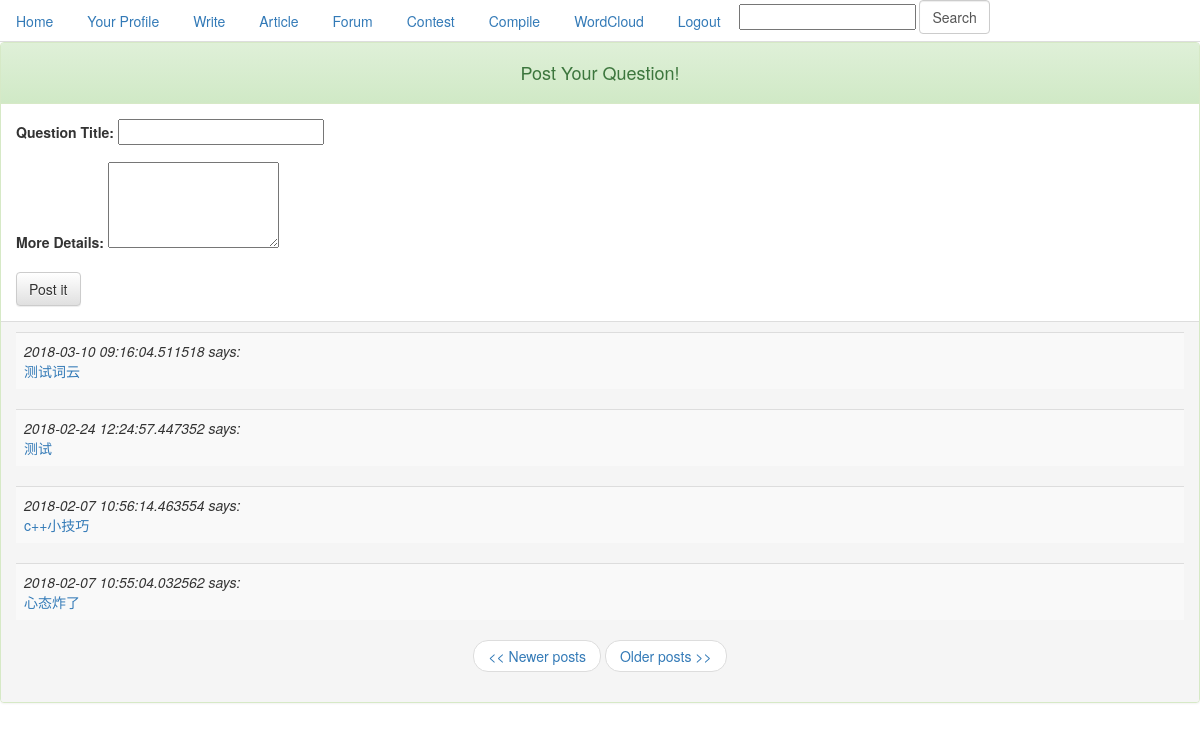
The app's page /forum (signed in), older data.
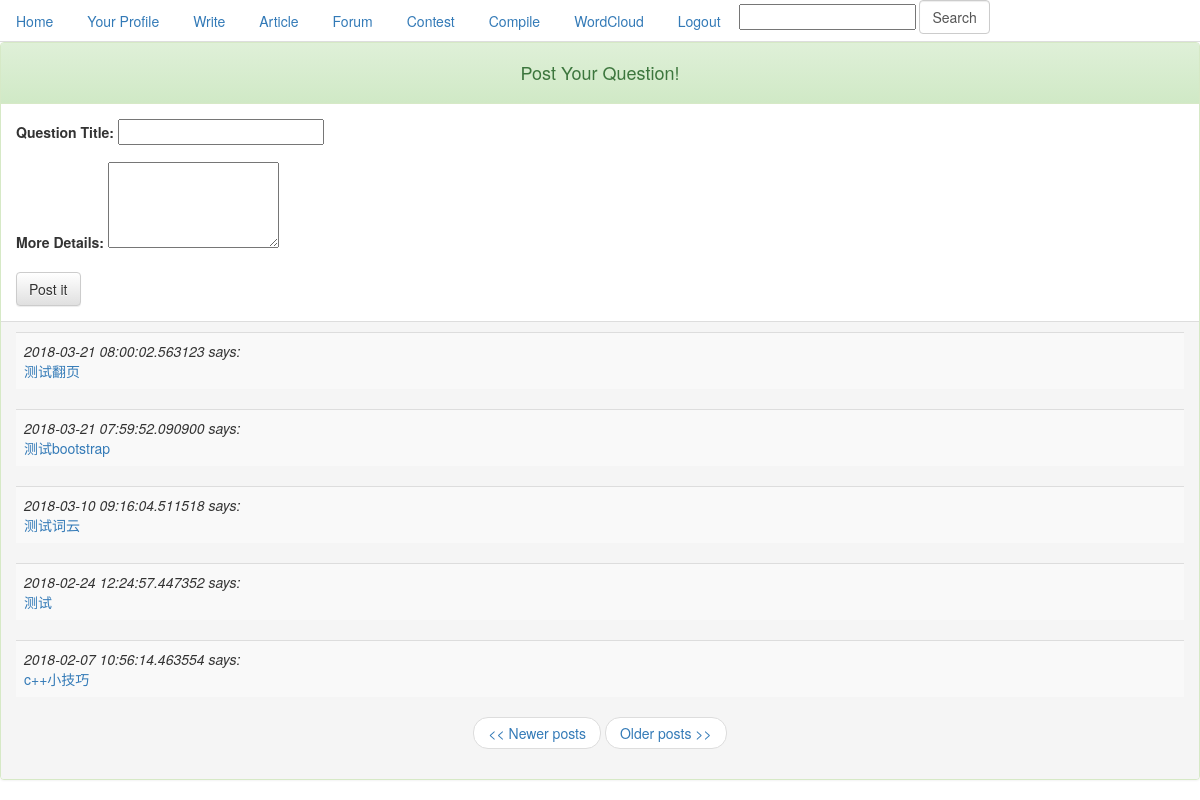
The same page, newer data.
### app/models.py (models this page shows, shortened)
class Question(db.Model):
    __searchable__ = ['title']
    id = db.Column(db.Integer, primary_key=True)
    timestamp = db.Column(db.DateTime)
    title = db.Column(db.String(100))
    cards = db.relationship('Card', backref='discussion')

### app/views.py (the view, shortened to what this page needs)
@app.route('/forum', methods=['POST', 'GET'])
@app.route('/forum/<int:page>', methods=['POST', 'GET'])
@login_required
def forum(page=1):
    form = QuizForm()
    questions = Question.query.order_by(Question.timestamp.desc()).paginate(page, POSTS_PER_PAGE, False)
    return render_template('forum.html',
                           questions=questions,
                           form=form)

### app/forms.py
class SearchForm(Form):
    search = StringField('search', validators=[DataRequired()])

class QuizForm(Form):
    title = StringField('title', validators=[DataRequired()])
    body = TextAreaField('body', validators=[DataRequired()])

### app/views.py (called while the page is built)
@app.before_request
def before_request():
    g.user = current_user
    g.search_form = SearchForm()
    if g.user.is_authenticated:
        g.user.last_seen = datetime.utcnow()
        db.session.add(g.user)
        db.session.commit()

@lm.user_loader
def load_user(id):
    return User.query.get(int(id))

### app/templates/forum.html (shortened to what this page needs)
{% extends "base.html" %}
{% block content %}
<div class="panel panel-success">
    <div class="panel-heading">
        <h4 align="center">Post Your Question!</h4>
    </div>
    <div class="panel-body">
        <form action="" method="post" name="quiz">
            <div class="form-group">
                <label for="title">Question Title:</label>
                {{form.title(size = 24)}}
            </div>
            <div class="form-group">
                <label for="body">More Details:</label>
                {{form.body(rows = 4)}}
            </div>
            <button type="submit" class="btn btn-default">Post it</button>
        </form>
    </div>
    <div class="panel-footer">
        {% for q in questions.items %}
            <table class="table table-striped table-hover">
            <tr valign="top">
                <td><i>{{q.timestamp}} says:</i><br> <a href="{{ url_for('discuss', pk = q.id) }}">{{q.title}}</a> </td>
            </tr>
            </table>
        {% endfor %}
        <nav>
            <ul class="pager">
                {% if questions.has_prev %}<li><a href="{{ url_for('forum', page = questions.prev_num) }}"><< Newer posts</a></li>{% else %}<li><a href="#"><< Newer posts</a></li>{% endif %}
                {% if questions.has_next %}<li><a href="{{ url_for('forum', page = questions.next_num) }}">Older posts >></a></li>{% else %}<li><a href="#">Older posts >></a></li>{% endif %}
            </ul>
        </nav>
    </div>
</div>
{% endblock %}

Row changes from the older to the newer data that the page shows:
no longer on this page (row unchanged): Question: timestamp "2018-02-07 10:55:04.032562", title "心态炸了"
added Question: timestamp "2018-03-21 08:00:02.563123", title "测试翻页"
added Question: timestamp "2018-03-21 07:59:52.090900", title "测试bootstrap"
